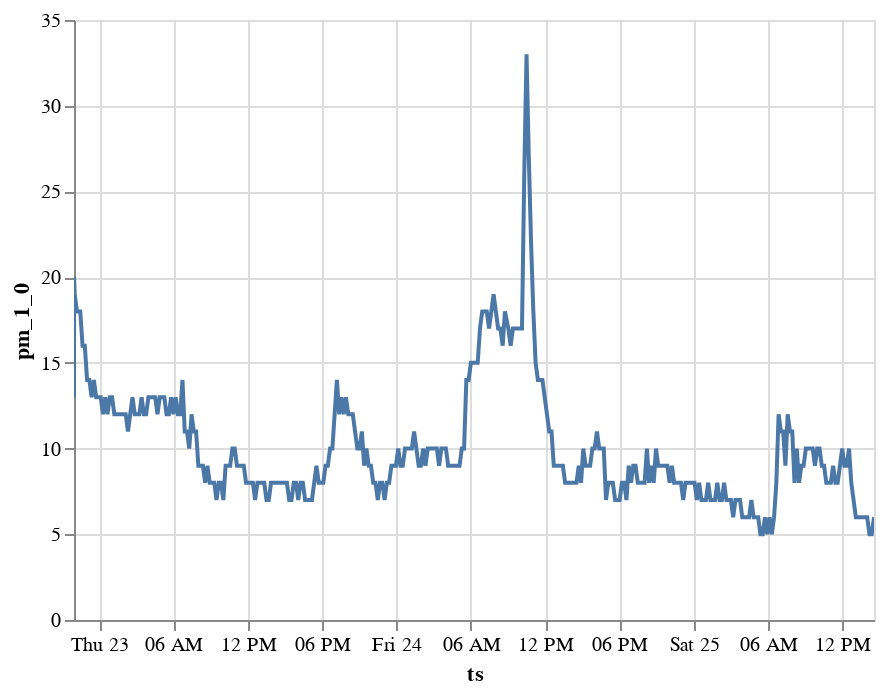

The notebook cell saved with this chart:
### Code cell
import altair as alt 

alt.Chart(df.reset_index()).mark_line().encode(
    x='ts:T',
    y='pm_1_0:Q',    
).interactive()

### Figure 1 — Vega-Lite specification as saved in the notebook (floating-point values rounded to 4 significant figures; data arrays with more than 128 entries replaced by an {"elided": "..."} marker saying what was removed)
{"config": {"view": {"continuousWidth": 400, "continuousHeight": 300}}, "data": {"name": "data-26bb814efefe46cb88352a69135b6bc6"}, "mark": "line", "encoding": {"x": {"type": "temporal", "field": "ts"}, "y": {"type": "quantitative", "field": "pm_1_0"}}, "selection": {"selector006": {"type": "interval", "bind": "scales", "encodings": ["x", "y"]}}, "$schema": "https://vega.github.io/schema/vega-lite/v4.8.1.json", "datasets": {"data-26bb814efefe46cb88352a69135b6bc6": {"elided": "356 records"}}}
